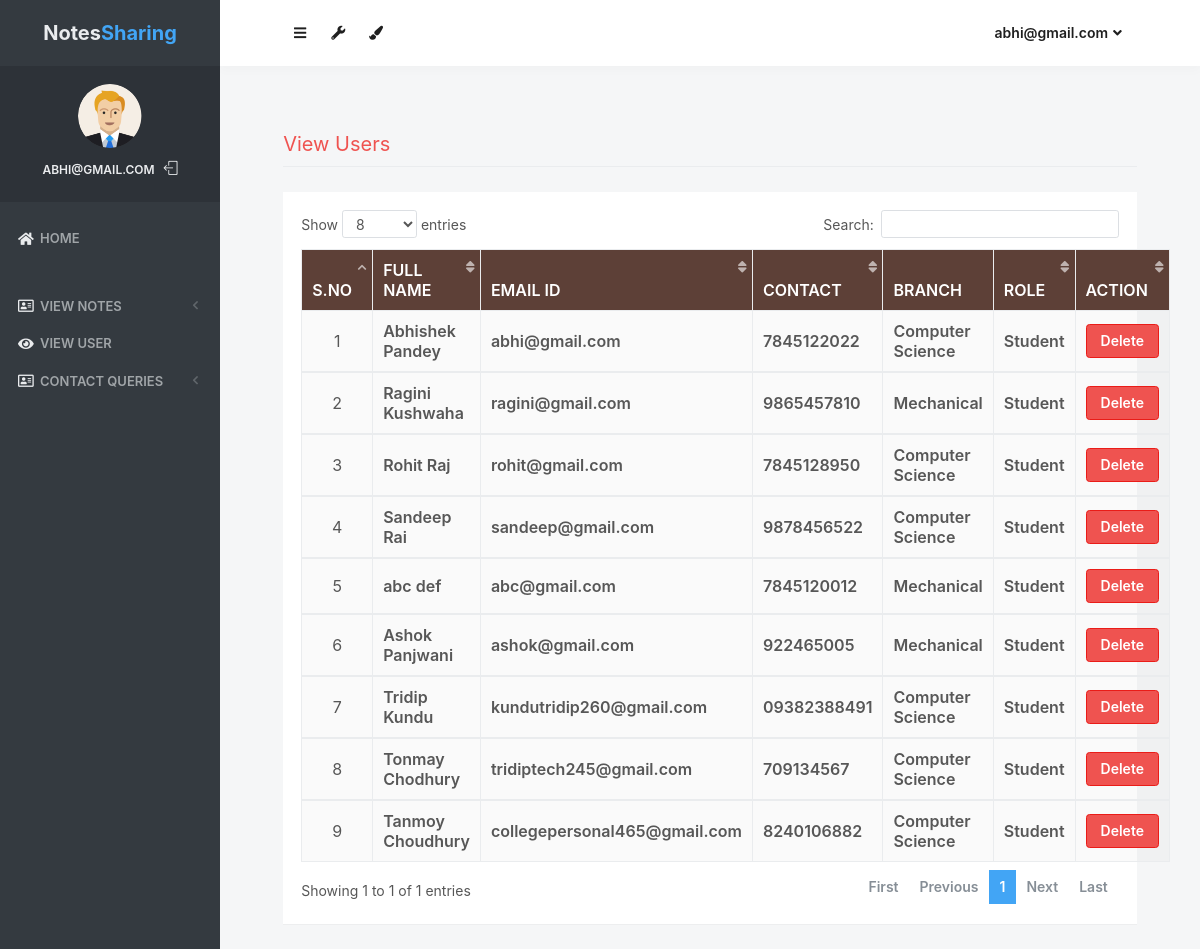
The app's page /view_users (signed in) with its own data.
### notes/models.py (models this page shows, shortened)
class Signup(models.Model):
    user = models.ForeignKey(User,on_delete=models.CASCADE)
    contact = models.CharField(max_length=10)
    branch = models.CharField(max_length=30)
    role = models.CharField(max_length=15)

### notes/views.py (the view)
# urls.py: path('view_users', view_users, name='view_users'),
def view_users(request):
    if not request.user.is_authenticated:
        return redirect('login_admin')
    users = Signup.objects.all()
    d = {'users':users}
    return render(request,'view_users.html',d)

### notes/templates/view_users.html (shortened to what this page needs)
{% load static %}
<html lang="en" class="no-focus">
    <head>
        <link rel="stylesheet" href="{% static 'js/plugins/datatables/dataTables.bootstrap4.min.css' %}">
        <link rel="stylesheet" id="css-main" href="{% static 'css1/codebase.min.css' %}">
    </head>
    <body>
        <div id="page-container" class="sidebar-o sidebar-inverse side-scroll page-header-fixed main-content-narrow">
         {% include "sidebar.html" %}
            {% include "admin_nav.html" %}
            <main id="main-container">
                <div class="content">
                    <h2 class="content-heading text-danger">View Users</h2>
                    <div class="block">
                        <div class="block-content block-content-full">
                            <table class="table table-bordered table-striped table-vcenter js-dataTable-full-pagination" style="width:100%">
                                <thead class="text-white" style="background-color : #5d4037;">
                                    <tr>
                                        <th class="text-center">S.No</th>
                                        <th class="d-none d-sm-table-cell">Full Name</th>
                                        <th class="d-none d-sm-table-cell">Email ID</th>
                                        <th class="d-none d-sm-table-cell">Contact</th>
                                        <th class="d-none d-sm-table-cell">Branch</th>
                                        <th class="d-none d-sm-table-cell">Role</th>
                                        <th class="d-none d-sm-table-cell" style="width: 15%;">Action</th>
                                    </tr>
                                </thead>
                                {% for i in users %}
                                <tbody>
                                    <tr>
                                        <td class="text-center">{{forloop.counter}}</td>
                                        <td class="font-w600">{{i.user.first_name}} {{i.user.last_name}}</td>
					                    <td class="font-w600">{{i.user.username}}</td>
					                    <td class="font-w600">{{i.contact}}</td>
					                    <td class="font-w600">{{i.branch}}</td>
					                    <td class="font-w600">{{i.role}}</td>
					                    <td class="font-w600"><a href="{% url 'delete_users' i.user.id %}" class="btn btn-danger" onclick="return confirm('Are your sure to Delete ?')">Delete</a></td>
					                </tr>
                                        {% endfor %}
                                </tbody>
                            </table>
                        </div>
                    </div>
                </div>
            </main>
        </div>
 <link rel="stylesheet" href="https://use.fontawesome.com/releases/v5.6.3/css/all.css">
    </body>
</html>

### notes/templates/sidebar.html (shortened to what this page needs)
{% load static %}
   <nav id="sidebar">
                <div id="sidebar-scroll">
                    <div class="sidebar-content">
                        <div class="content-header content-header-fullrow px-15">
                            <div class="content-header-section text-center align-parent sidebar-mini-hidden">
                                <div class="content-header-item">
                                    <a class="link-effect font-w700" href="{% url 'admin_home' %}">
                                           <span class="font-size-xl text-dual-primary-dark">Notes</span><span class="font-size-xl text-primary">Sharing</span>
                                    </a>
                                </div>
                            </div>
                        </div>
                        <div class="content-side content-side-full content-side-user px-10 align-parent">
                            <div class="sidebar-mini-hidden-b text-center">
                                <a class="img-link" href="be_pages_generic_profile.html">
                                    <img class="img-avatar" src="{% static 'img/avatars/user1.png' %}" alt="">
                                </a>
                                <ul class="list-inline mt-10">
                                    <li class="list-inline-item">
                                        <a class="link-effect text-dual-primary-dark font-size-xs font-w600 text-uppercase" href="{% url 'admin_home' %}">{{ request.user.username }}</a>
                                    </li>
                                    <li class="list-inline-item">
                                        <a class="link-effect text-dual-primary-dark" href="{% url 'logout' %}">
                                            <i class="si si-logout"></i>
                                        </a>
                                    </li>
                                </ul>
                            </div>
                        </div>
                        <div class="content-side content-side-full">
                            <ul class="nav-main">
                                <li class="open">
                                    <a href="{% url 'admin_home' %}"><i class="fas fa-home"></i><span class="sidebar-mini-hide">Home</span></a>
                                </li>
                                <li class="nav-main-heading"><span class="sidebar-mini-visible">UI</span></li>
                                <li>
                                    <a class="nav-submenu" data-toggle="nav-submenu"><i class="far fa-address-card"></i>View Notes</a>
                                </li>
                                <li>
                                    <a  href="{% url 'view_users' %}"><i class="fas fa-eye"></i><span class="sidebar-mini-hide">View User</span></a>
                                </li>
                                <li>
                                    <a class="nav-submenu" data-toggle="nav-submenu"><i class="far fa-address-card"></i>Contact Queries</a>
                                </li>
                           </ul>
                        </div>
                    </div>
                </div>
            </nav>

### notes/templates/admin_nav.html (shortened to what this page needs)
{% load static %}
            <header id="page-header">
                <div class="content-header">
                    <div class="content-header-section">
                        <button type="button" class="btn btn-circle btn-dual-secondary" data-toggle="layout" data-action="sidebar_toggle">
                            <i class="fa fa-navicon"></i>
                        </button>
                        <div class="btn-group" role="group">
                            <button type="button" class="btn btn-circle btn-dual-secondary" id="page-header-options-dropdown" data-toggle="dropdown" aria-haspopup="true" aria-expanded="false">
                                <i class="fa fa-wrench"></i>
                            </button>
                        </div>
                        <div class="btn-group" role="group">
                            <button type="button" class="btn btn-circle btn-dual-secondary" id="page-header-themes-dropdown" data-toggle="dropdown" aria-haspopup="true" aria-expanded="false">
                                <i class="fa fa-paint-brush"></i>
                            </button>
                        </div>
                    </div>
                    <div class="content-header-section">
                        <div class="btn-group" role="group">
                            <button type="button" class="btn btn-rounded btn-dual-secondary" id="page-header-user-dropdown" data-toggle="dropdown" aria-haspopup="true" aria-expanded="false">
                                {{ request.user.username}}<i class="fa fa-angle-down ml-5"></i>
                            </button>
                        </div>
                    </div>
                </div>
            </header>

### records on screen
Signup: user.first_name "Abhishek", user.last_name "Pandey", user.username "abhi@gmail.com", contact "7845122022", branch "Computer Science", role "Student"
Signup: user.first_name "Ragini", user.last_name "Kushwaha", user.username "ragini@gmail.com", contact "9865457810", branch "Mechanical", role "Student"
Signup: user.first_name "Rohit", user.last_name "Raj", user.username "rohit@gmail.com", contact "7845128950", branch "Computer Science", role "Student"
Signup: user.first_name "Sandeep", user.last_name "Rai", user.username "sandeep@gmail.com", contact "9878456522", branch "Computer Science", role "Student"
Signup: user.first_name "abc", user.last_name "def", user.username "abc@gmail.com", contact "7845120012", branch "Mechanical", role "Student"
Signup: user.first_name "Ashok", user.last_name "Panjwani", user.username "ashok@gmail.com", contact "922465005", branch "Mechanical", role "Student"
Signup: user.first_name "Tridip", user.last_name "Kundu", user.username "kundutridip260@gmail.com", contact "09382388491", branch "Computer Science", role "Student"
Signup: user.first_name "Tonmay", user.last_name "Chodhury", user.username "tridiptech245@gmail.com", contact "709134567", branch "Computer Science", role "Student"
Signup: user.first_name "Tanmoy", user.last_name "Choudhury", user.username "collegepersonal465@gmail.com", contact "8240106882", branch "Computer Science", role "Student"

### other values on screen
{{ request.user.username }} "ABHI@GMAIL.COM"
{{ request.user.username }} "abhi@gmail.com"
